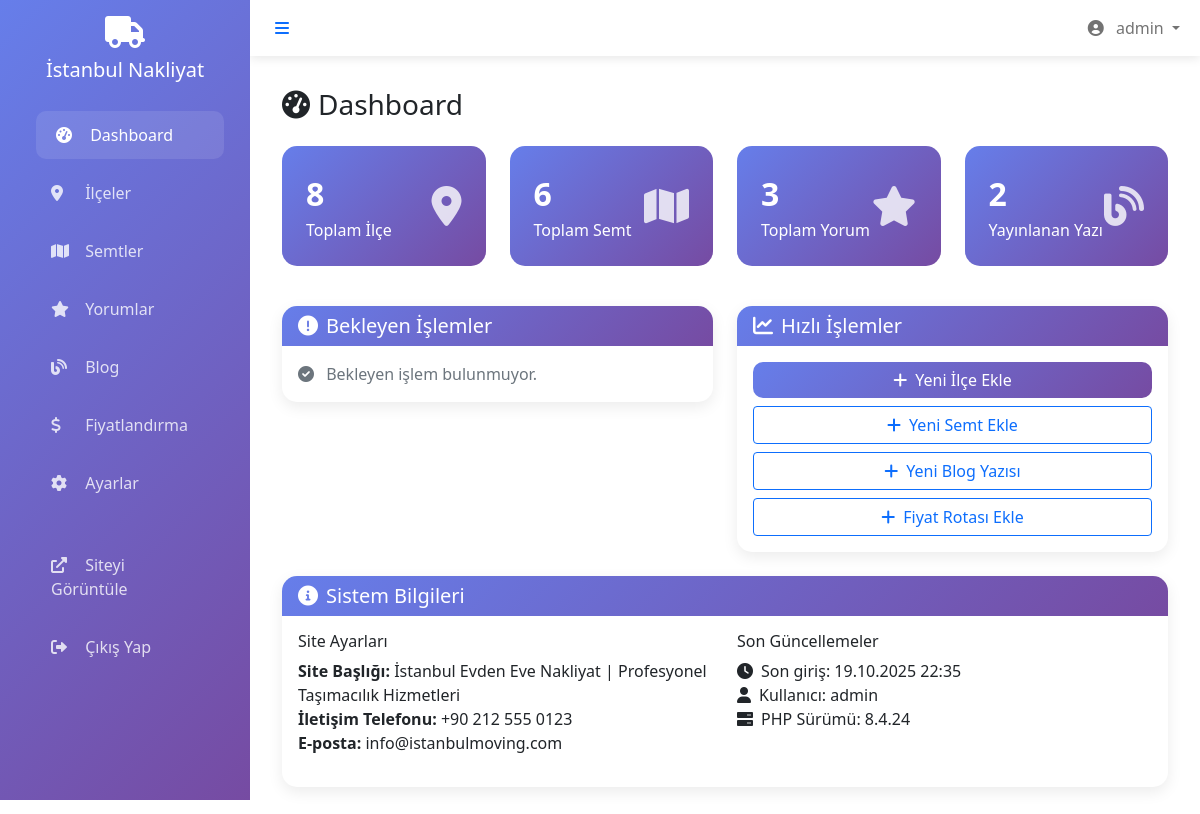
/admin/ (signed in), run on the app's committed database.
### tables this page shows
CREATE TABLE neighborhoods (
    id INT AUTO_INCREMENT PRIMARY KEY,
    district_id INT NOT NULL,
    name VARCHAR(100) NOT NULL,
    slug VARCHAR(100) UNIQUE NOT NULL,
    description TEXT,
    meta_title VARCHAR(200),
    meta_description TEXT,
    meta_keywords TEXT,
    is_active BOOLEAN DEFAULT TRUE,
    created_at TIMESTAMP DEFAULT CURRENT_TIMESTAMP,
    updated_at TIMESTAMP DEFAULT CURRENT_TIMESTAMP ON UPDATE CURRENT_TIMESTAMP,
    FOREIGN KEY (district_id) REFERENCES districts(id) ON DELETE CASCADE
);

CREATE TABLE site_settings (
    id INT AUTO_INCREMENT PRIMARY KEY,
    setting_key VARCHAR(100) UNIQUE NOT NULL,
    setting_value TEXT,
    created_at TIMESTAMP DEFAULT CURRENT_TIMESTAMP,
    updated_at TIMESTAMP DEFAULT CURRENT_TIMESTAMP ON UPDATE CURRENT_TIMESTAMP
);

### models/DistrictModel.php (called while the page is built, shortened)
<?php
class DistrictModel {
    private $conn;
    private $table_name = "districts";
    public function __construct($db) {
        $this->conn = $db;
    }
    public function getAllDistricts() {
        $query = "SELECT * FROM " . $this->table_name . " ORDER BY name ASC";
        $stmt = $this->conn->prepare($query);
        $stmt->execute();
        return $stmt->fetchAll();
    }
}
?>

### models/NeighborhoodModel.php (called while the page is built, shortened)
<?php
class NeighborhoodModel {
    private $conn;
    private $table_name = "neighborhoods";
    public function __construct($db) {
        $this->conn = $db;
    }
    public function getAllActiveNeighborhoods() {
        $query = "SELECT n.*, d.name as district_name FROM " . $this->table_name . " n
                  LEFT JOIN districts d ON n.district_id = d.id
                  WHERE n.is_active = 1 ORDER BY d.name ASC, n.name ASC";
        $stmt = $this->conn->prepare($query);
        $stmt->execute();
        return $stmt->fetchAll();
    }
}
?>

### models/ReviewModel.php (called while the page is built, shortened)
<?php
class ReviewModel {
    private $conn;
    private $table_name = "reviews";
    public function __construct($db) {
        $this->conn = $db;
    }
    public function getAllReviews() {
        $query = "SELECT * FROM " . $this->table_name . " ORDER BY created_at DESC";
        $stmt = $this->conn->prepare($query);
        $stmt->execute();
        return $stmt->fetchAll();
    }
}
?>

### models/BlogModel.php (called while the page is built, shortened)
<?php
class BlogModel {
    private $conn;
    private $table_name = "blog_posts";
    public function __construct($db) {
        $this->conn = $db;
    }
    public function getAllPosts() {
        $query = "SELECT * FROM " . $this->table_name . " ORDER BY created_at DESC";
        $stmt = $this->conn->prepare($query);
        $stmt->execute();
        return $stmt->fetchAll();
    }
}
?>

### config/config.php (called while the page is built, shortened)
<?php
function get_setting($key, $default = '') {
    global $db;
    $stmt = $db->prepare("SELECT setting_value FROM site_settings WHERE setting_key = ?");
    $stmt->execute([$key]);
    $result = $stmt->fetch();
    return $result ? $result['setting_value'] : $default;
}
?>

### admin/dashboard.php (the view, shortened to what this page needs)
<?php
include 'includes/header.php';
?>
<div class="row">
    <div class="col-12">
        <h1 class="h3 mb-4">
            <i class="fas fa-tachometer-alt me-2"></i>Dashboard
        </h1>
    </div>
</div>
<div class="row">
    <div class="col-md-3">
        <div class="stats-card">
            <div class="d-flex justify-content-between align-items-center">
                <div>
                    <div class="stats-number"><?php echo $stats['total_districts']; ?></div>
                    <div class="stats-label">Toplam İlçe</div>
                </div>
                <div class="stats-icon">
                    <i class="fas fa-map-marker-alt"></i>
                </div>
            </div>
        </div>
    </div>
    <div class="col-md-3">
        <div class="stats-card">
            <div class="d-flex justify-content-between align-items-center">
                <div>
                    <div class="stats-number"><?php echo $stats['total_neighborhoods']; ?></div>
                    <div class="stats-label">Toplam Semt</div>
                </div>
                <div class="stats-icon">
                    <i class="fas fa-map"></i>
                </div>
            </div>
        </div>
    </div>
    <div class="col-md-3">
        <div class="stats-card">
            <div class="d-flex justify-content-between align-items-center">
                <div>
                    <div class="stats-number"><?php echo $stats['total_reviews']; ?></div>
                    <div class="stats-label">Toplam Yorum</div>
                </div>
                <div class="stats-icon">
                    <i class="fas fa-star"></i>
                </div>
            </div>
        </div>
    </div>
    <div class="col-md-3">
        <div class="stats-card">
            <div class="d-flex justify-content-between align-items-center">
                <div>
                    <div class="stats-number"><?php echo $stats['published_posts']; ?></div>
                    <div class="stats-label">Yayınlanan Yazı</div>
                </div>
                <div class="stats-icon">
                    <i class="fas fa-blog"></i>
                </div>
            </div>
        </div>
    </div>
</div>
<div class="row mt-4">
    <div class="col-md-6">
        <div class="card">
            <div class="card-header">
                <h5 class="mb-0">
                    <i class="fas fa-exclamation-circle me-2"></i>Bekleyen İşlemler
                </h5>
            </div>
            <div class="card-body">
                <?php if ($stats['pending_reviews'] > 0): ?>
                    <div class="alert alert-warning">
                        <i class="fas fa-star me-2"></i>
                        <strong><?php echo $stats['pending_reviews']; ?></strong> yorum onay bekliyor.
                        <a href="?action=reviews" class="btn btn-sm btn-warning ms-2">İncele</a>
                    </div>
                <?php else: ?>
                    <div class="text-muted">
                        <i class="fas fa-check-circle me-2"></i>
                        Bekleyen işlem bulunmuyor.
                    </div>
                <?php endif; ?>
            </div>
        </div>
    </div>
    <div class="col-md-6">
        <div class="card">
            <div class="card-header">
                <h5 class="mb-0">
                    <i class="fas fa-chart-line me-2"></i>Hızlı İşlemler
                </h5>
            </div>
            <div class="card-body">
                <div class="d-grid gap-2">
                    <a href="?action=districts" class="btn btn-primary">
                        <i class="fas fa-plus me-2"></i>Yeni İlçe Ekle
                    </a>
                    <a href="?action=neighborhoods" class="btn btn-outline-primary">
                        <i class="fas fa-plus me-2"></i>Yeni Semt Ekle
                    </a>
                    <a href="?action=blog" class="btn btn-outline-primary">
                        <i class="fas fa-plus me-2"></i>Yeni Blog Yazısı
                    </a>
                    <a href="?action=pricing" class="btn btn-outline-primary">
                        <i class="fas fa-plus me-2"></i>Fiyat Rotası Ekle
                    </a>
                </div>
            </div>
        </div>
    </div>
</div>
<div class="row mt-4">
    <div class="col-12">
        <div class="card">
            <div class="card-header">
                <h5 class="mb-0">
                    <i class="fas fa-info-circle me-2"></i>Sistem Bilgileri
                </h5>
            </div>
            <div class="card-body">
                <div class="row">
                    <div class="col-md-6">
                        <h6>Site Ayarları</h6>
                        <ul class="list-unstyled">
                            <li><strong>Site Başlığı:</strong> <?php echo get_setting('site_title'); ?></li>
                            <li><strong>İletişim Telefonu:</strong> <?php echo get_setting('contact_phone'); ?></li>
                            <li><strong>E-posta:</strong> <?php echo get_setting('contact_email'); ?></li>
                        </ul>
                    </div>
                    <div class="col-md-6">
                        <h6>Son Güncellemeler</h6>
                        <ul class="list-unstyled">
                            <li><i class="fas fa-clock me-2"></i>Son giriş: <?php echo date('d.m.Y H:i'); ?></li>
                            <li><i class="fas fa-user me-2"></i>Kullanıcı: <?php echo $_SESSION['admin_username']; ?></li>
                            <li><i class="fas fa-server me-2"></i>PHP Sürümü: <?php echo PHP_VERSION; ?></li>
                        </ul>
                    </div>
                </div>
            </div>
        </div>
    </div>
</div>

### admin/includes/header.php (style rules this page uses)
.card { border: none; border-radius: 15px; box-shadow: 0 5px 15px rgba(0,0,0,0.08); }
.card-header { background: linear-gradient(135deg, #667eea 0%, #764ba2 100%); color: white; border-radius: 15px 15px 0 0 !important; border: none; }
.btn-primary { background: linear-gradient(135deg, #667eea 0%, #764ba2 100%); border: none; border-radius: 10px; }
.stats-card { background: linear-gradient(135deg, #667eea 0%, #764ba2 100%); color: white; border-radius: 15px; padding: 1.5rem; margin-bottom: 1rem; }
.stats-card .stats-icon { font-size: 2.5rem; opacity: 0.8; }
.stats-card .stats-number { font-size: 2rem; font-weight: bold; }

### data on the page
neighborhoods: id "3", district "2"
site_settings: setting_value "İstanbul Evden Eve Nakliyat | Profesyonel Taşımacılık Hizmetleri"
site_settings: setting_value "+90 212 555 0123"
site_settings: setting_value "info@istanbulmoving.com"

### other printed values
$_SESSION['admin_username'] "admin"
$stats['total_districts'] "8"
$stats['total_neighborhoods'] "6"
PHP_VERSION "8.4.24"
